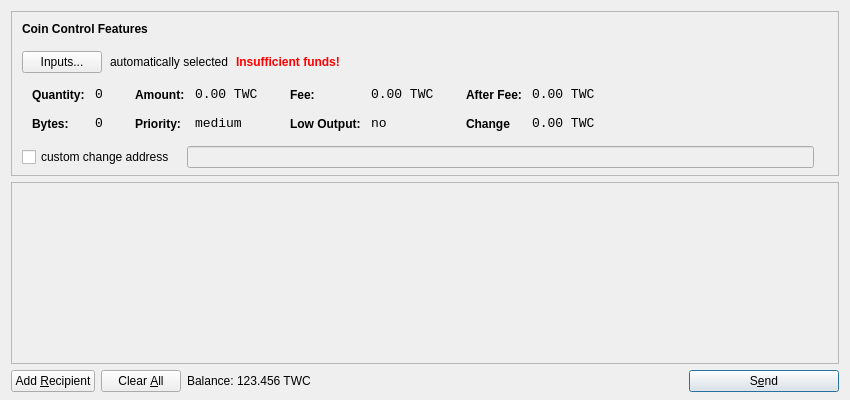
<?xml version="1.0" encoding="UTF-8"?>
<ui version="4.0">
 <class>SendCoinsDialog</class>
 <widget class="QDialog" name="SendCoinsDialog">
  <property name="geometry">
   <rect>
    <x>0</x>
    <y>0</y>
    <width>850</width>
    <height>400</height>
   </rect>
  </property>
  <property name="windowTitle">
   <string>Send Coins</string>
  </property>
  <layout class="QVBoxLayout" name="verticalLayout" stretch="0,1,0">
   <property name="bottomMargin">
    <number>8</number>
   </property>
   <item>
    <widget class="QFrame" name="frameCoinControl">
     <property name="sizePolicy">
      <sizepolicy hsizetype="Expanding" vsizetype="Expanding">
       <horstretch>0</horstretch>
       <verstretch>0</verstretch>
      </sizepolicy>
     </property>
     <property name="maximumSize">
      <size>
       <width>16777215</width>
       <height>16777215</height>
      </size>
     </property>
     <property name="frameShape">
      <enum>QFrame::StyledPanel</enum>
     </property>
     <property name="frameShadow">
      <enum>QFrame::Sunken</enum>
     </property>
     <layout class="QVBoxLayout" name="verticalLayoutCoinControl2">
      <property name="spacing">
       <number>-1</number>
      </property>
      <property name="leftMargin">
       <number>0</number>
      </property>
      <property name="topMargin">
       <number>0</number>
      </property>
      <property name="rightMargin">
       <number>0</number>
      </property>
      <property name="bottomMargin">
       <number>6</number>
      </property>
      <item>
       <layout class="QVBoxLayout" name="verticalLayoutCoinControl" stretch="0,0,0,0,1">
        <property name="spacing">
         <number>0</number>
        </property>
        <property name="leftMargin">
         <number>10</number>
        </property>
        <property name="topMargin">
         <number>10</number>
        </property>
        <item>
         <layout class="QHBoxLayout" name="horizontalLayoutCoinControl1">
          <property name="bottomMargin">
           <number>15</number>
          </property>
          <item>
           <widget class="QLabel" name="labelCoinControlFeatures">
            <property name="sizePolicy">
             <sizepolicy hsizetype="Preferred" vsizetype="Maximum">
              <horstretch>0</horstretch>
              <verstretch>0</verstretch>
             </sizepolicy>
            </property>
            <property name="font">
             <font>
              <weight>75</weight>
              <bold>true</bold>
             </font>
            </property>
            <property name="styleSheet">
             <string notr="true">font-weight:bold;</string>
            </property>
            <property name="text">
             <string>Coin Control Features</string>
            </property>
           </widget>
          </item>
         </layout>
        </item>
        <item>
         <layout class="QHBoxLayout" name="horizontalLayoutCoinControl2" stretch="0,0,0,0">
          <property name="spacing">
           <number>8</number>
          </property>
          <property name="bottomMargin">
           <number>10</number>
          </property>
          <item>
           <widget class="QPushButton" name="pushButtonCoinControl">
            <property name="styleSheet">
             <string notr="true"/>
            </property>
            <property name="text">
             <string>Inputs...</string>
            </property>
           </widget>
          </item>
          <item>
           <widget class="QLabel" name="labelCoinControlAutomaticallySelected">
            <property name="text">
             <string>automatically selected</string>
            </property>
            <property name="margin">
             <number>5</number>
            </property>
           </widget>
          </item>
          <item>
           <widget class="QLabel" name="labelCoinControlInsuffFunds">
            <property name="font">
             <font>
              <weight>75</weight>
              <bold>true</bold>
             </font>
            </property>
            <property name="styleSheet">
             <string notr="true">color:red;font-weight:bold;</string>
            </property>
            <property name="text">
             <string>Insufficient funds!</string>
            </property>
            <property name="margin">
             <number>5</number>
            </property>
           </widget>
          </item>
          <item>
           <spacer name="horizontalSpacerCoinControl">
            <property name="orientation">
             <enum>Qt::Horizontal</enum>
            </property>
            <property name="sizeHint" stdset="0">
             <size>
              <width>40</width>
              <height>1</height>
             </size>
            </property>
           </spacer>
          </item>
         </layout>
        </item>
        <item>
         <widget class="QWidget" name="widgetCoinControl" native="true">
          <property name="sizePolicy">
           <sizepolicy hsizetype="Preferred" vsizetype="Preferred">
            <horstretch>0</horstretch>
            <verstretch>0</verstretch>
           </sizepolicy>
          </property>
          <property name="minimumSize">
           <size>
            <width>0</width>
            <height>0</height>
           </size>
          </property>
          <property name="styleSheet">
           <string notr="true"/>
          </property>
          <layout class="QHBoxLayout" name="horizontalLayoutCoinControl5">
           <property name="margin">
            <number>0</number>
           </property>
           <item>
            <layout class="QHBoxLayout" name="horizontalLayoutCoinControl3" stretch="0,0,0,1">
             <property name="spacing">
              <number>20</number>
             </property>
             <property name="topMargin">
              <number>0</number>
             </property>
             <property name="bottomMargin">
              <number>10</number>
             </property>
             <item>
              <layout class="QFormLayout" name="formLayoutCoinControl1">
               <property name="horizontalSpacing">
                <number>10</number>
               </property>
               <property name="verticalSpacing">
                <number>14</number>
               </property>
               <property name="leftMargin">
                <number>10</number>
               </property>
               <property name="topMargin">
                <number>4</number>
               </property>
               <property name="rightMargin">
                <number>6</number>
               </property>
               <item row="0" column="0">
                <widget class="QLabel" name="labelCoinControlQuantityText">
                 <property name="styleSheet">
                  <string notr="true">font-weight:bold;</string>
                 </property>
                 <property name="text">
                  <string>Quantity:</string>
                 </property>
                 <property name="margin">
                  <number>0</number>
                 </property>
                </widget>
               </item>
               <item row="0" column="1">
                <widget class="QLabel" name="labelCoinControlQuantity">
                 <property name="font">
                  <font>
                   <family>Monospace</family>
                   <pointsize>10</pointsize>
                  </font>
                 </property>
                 <property name="cursor">
                  <cursorShape>IBeamCursor</cursorShape>
                 </property>
                 <property name="contextMenuPolicy">
                  <enum>Qt::ActionsContextMenu</enum>
                 </property>
                 <property name="text">
                  <string>0</string>
                 </property>
                 <property name="margin">
                  <number>0</number>
                 </property>
                 <property name="textInteractionFlags">
                  <set>Qt::LinksAccessibleByMouse|Qt::TextSelectableByKeyboard|Qt::TextSelectableByMouse</set>
                 </property>
                </widget>
               </item>
               <item row="1" column="0">
                <widget class="QLabel" name="labelCoinControlBytesText">
                 <property name="styleSheet">
                  <string notr="true">font-weight:bold;</string>
                 </property>
                 <property name="text">
                  <string>Bytes:</string>
                 </property>
                </widget>
               </item>
               <item row="1" column="1">
                <widget class="QLabel" name="labelCoinControlBytes">
                 <property name="font">
                  <font>
                   <family>Monospace</family>
                   <pointsize>10</pointsize>
                  </font>
                 </property>
                 <property name="cursor">
                  <cursorShape>IBeamCursor</cursorShape>
                 </property>
                 <property name="contextMenuPolicy">
                  <enum>Qt::ActionsContextMenu</enum>
                 </property>
                 <property name="text">
                  <string>0</string>
                 </property>
                 <property name="textInteractionFlags">
                  <set>Qt::LinksAccessibleByMouse|Qt::TextSelectableByKeyboard|Qt::TextSelectableByMouse</set>
                 </property>
                </widget>
               </item>
              </layout>
             </item>
             <item>
              <layout class="QFormLayout" name="formLayoutCoinControl2">
               <property name="horizontalSpacing">
                <number>10</number>
               </property>
               <property name="verticalSpacing">
                <number>14</number>
               </property>
               <property name="leftMargin">
                <number>6</number>
               </property>
               <property name="topMargin">
                <number>4</number>
               </property>
               <property name="rightMargin">
                <number>6</number>
               </property>
               <item row="0" column="0">
                <widget class="QLabel" name="labelCoinControlAmountText">
                 <property name="styleSheet">
                  <string notr="true">font-weight:bold;</string>
                 </property>
                 <property name="text">
                  <string>Amount:</string>
                 </property>
                 <property name="margin">
                  <number>0</number>
                 </property>
                </widget>
               </item>
               <item row="0" column="1">
                <widget class="QLabel" name="labelCoinControlAmount">
                 <property name="font">
                  <font>
                   <family>Monospace</family>
                   <pointsize>10</pointsize>
                  </font>
                 </property>
                 <property name="cursor">
                  <cursorShape>IBeamCursor</cursorShape>
                 </property>
                 <property name="contextMenuPolicy">
                  <enum>Qt::ActionsContextMenu</enum>
                 </property>
                 <property name="text">
                  <string notr="true">0.00 TWC</string>
                 </property>
                 <property name="textInteractionFlags">
                  <set>Qt::LinksAccessibleByMouse|Qt::TextSelectableByKeyboard|Qt::TextSelectableByMouse</set>
                 </property>
                </widget>
               </item>
               <item row="1" column="0">
                <widget class="QLabel" name="labelCoinControlPriorityText">
                 <property name="styleSheet">
                  <string notr="true">font-weight:bold;</string>
                 </property>
                 <property name="text">
                  <string>Priority:</string>
                 </property>
                </widget>
               </item>
               <item row="1" column="1">
                <widget class="QLabel" name="labelCoinControlPriority">
                 <property name="font">
                  <font>
                   <family>Monospace</family>
                   <pointsize>10</pointsize>
                  </font>
                 </property>
                 <property name="cursor">
                  <cursorShape>IBeamCursor</cursorShape>
                 </property>
                 <property name="contextMenuPolicy">
                  <enum>Qt::ActionsContextMenu</enum>
                 </property>
                 <property name="text">
                  <string>medium</string>
                 </property>
                 <property name="textInteractionFlags">
                  <set>Qt::LinksAccessibleByMouse|Qt::TextSelectableByKeyboard|Qt::TextSelectableByMouse</set>
                 </property>
                </widget>
               </item>
              </layout>
             </item>
             <item>
              <layout class="QFormLayout" name="formLayoutCoinControl3">
               <property name="horizontalSpacing">
                <number>10</number>
               </property>
               <property name="verticalSpacing">
                <number>14</number>
               </property>
               <property name="leftMargin">
                <number>6</number>
               </property>
               <property name="topMargin">
                <number>4</number>
               </property>
               <property name="rightMargin">
                <number>6</number>
               </property>
               <item row="0" column="0">
                <widget class="QLabel" name="labelCoinControlFeeText">
                 <property name="styleSheet">
                  <string notr="true">font-weight:bold;</string>
                 </property>
                 <property name="text">
                  <string>Fee:</string>
                 </property>
                 <property name="margin">
                  <number>0</number>
                 </property>
                </widget>
               </item>
               <item row="0" column="1">
                <widget class="QLabel" name="labelCoinControlFee">
                 <property name="font">
                  <font>
                   <family>Monospace</family>
                   <pointsize>10</pointsize>
                  </font>
                 </property>
                 <property name="cursor">
                  <cursorShape>IBeamCursor</cursorShape>
                 </property>
                 <property name="contextMenuPolicy">
                  <enum>Qt::ActionsContextMenu</enum>
                 </property>
                 <property name="text">
                  <string notr="true">0.00 TWC</string>
                 </property>
                 <property name="textInteractionFlags">
                  <set>Qt::LinksAccessibleByMouse|Qt::TextSelectableByKeyboard|Qt::TextSelectableByMouse</set>
                 </property>
                </widget>
               </item>
               <item row="1" column="0">
                <widget class="QLabel" name="labelCoinControlLowOutputText">
                 <property name="styleSheet">
                  <string notr="true">font-weight:bold;</string>
                 </property>
                 <property name="text">
                  <string>Low Output:</string>
                 </property>
                </widget>
               </item>
               <item row="1" column="1">
                <widget class="QLabel" name="labelCoinControlLowOutput">
                 <property name="font">
                  <font>
                   <family>Monospace</family>
                   <pointsize>10</pointsize>
                  </font>
                 </property>
                 <property name="cursor">
                  <cursorShape>IBeamCursor</cursorShape>
                 </property>
                 <property name="contextMenuPolicy">
                  <enum>Qt::ActionsContextMenu</enum>
                 </property>
                 <property name="text">
                  <string>no</string>
                 </property>
                 <property name="textInteractionFlags">
                  <set>Qt::LinksAccessibleByMouse|Qt::TextSelectableByKeyboard|Qt::TextSelectableByMouse</set>
                 </property>
                </widget>
               </item>
              </layout>
             </item>
             <item>
              <layout class="QFormLayout" name="formLayoutCoinControl4">
               <property name="horizontalSpacing">
                <number>10</number>
               </property>
               <property name="verticalSpacing">
                <number>14</number>
               </property>
               <property name="leftMargin">
                <number>6</number>
               </property>
               <property name="topMargin">
                <number>4</number>
               </property>
               <property name="rightMargin">
                <number>6</number>
               </property>
               <item row="0" column="0">
                <widget class="QLabel" name="labelCoinControlAfterFeeText">
                 <property name="styleSheet">
                  <string notr="true">font-weight:bold;</string>
                 </property>
                 <property name="text">
                  <string>After Fee:</string>
                 </property>
                 <property name="margin">
                  <number>0</number>
                 </property>
                </widget>
               </item>
               <item row="0" column="1">
                <widget class="QLabel" name="labelCoinControlAfterFee">
                 <property name="font">
                  <font>
                   <family>Monospace</family>
                   <pointsize>10</pointsize>
                  </font>
                 </property>
                 <property name="cursor">
                  <cursorShape>IBeamCursor</cursorShape>
                 </property>
                 <property name="contextMenuPolicy">
                  <enum>Qt::ActionsContextMenu</enum>
                 </property>
                 <property name="text">
                  <string notr="true">0.00 TWC</string>
                 </property>
                 <property name="textInteractionFlags">
                  <set>Qt::LinksAccessibleByMouse|Qt::TextSelectableByKeyboard|Qt::TextSelectableByMouse</set>
                 </property>
                </widget>
               </item>
               <item row="1" column="0">
                <widget class="QLabel" name="labelCoinControlChangeText">
                 <property name="styleSheet">
                  <string notr="true">font-weight:bold;</string>
                 </property>
                 <property name="text">
                  <string>Change</string>
                 </property>
                </widget>
               </item>
               <item row="1" column="1">
                <widget class="QLabel" name="labelCoinControlChange">
                 <property name="font">
                  <font>
                   <family>Monospace</family>
                   <pointsize>10</pointsize>
                  </font>
                 </property>
                 <property name="cursor">
                  <cursorShape>IBeamCursor</cursorShape>
                 </property>
                 <property name="contextMenuPolicy">
                  <enum>Qt::ActionsContextMenu</enum>
                 </property>
                 <property name="text">
                  <string notr="true">0.00 TWC</string>
                 </property>
                 <property name="textInteractionFlags">
                  <set>Qt::LinksAccessibleByMouse|Qt::TextSelectableByKeyboard|Qt::TextSelectableByMouse</set>
                 </property>
                </widget>
               </item>
              </layout>
             </item>
            </layout>
           </item>
          </layout>
         </widget>
        </item>
        <item>
         <layout class="QHBoxLayout" name="horizontalLayoutCoinControl4" stretch="0,0,0">
          <property name="spacing">
           <number>12</number>
          </property>
          <property name="sizeConstraint">
           <enum>QLayout::SetDefaultConstraint</enum>
          </property>
          <property name="topMargin">
           <number>5</number>
          </property>
          <property name="rightMargin">
           <number>5</number>
          </property>
          <item>
           <widget class="QCheckBox" name="checkBoxCoinControlChange">
            <property name="text">
             <string>custom change address</string>
            </property>
           </widget>
          </item>
          <item>
           <widget class="QLineEdit" name="lineEditCoinControlChange">
            <property name="enabled">
             <bool>false</bool>
            </property>
            <property name="sizePolicy">
             <sizepolicy hsizetype="Expanding" vsizetype="Fixed">
              <horstretch>0</horstretch>
              <verstretch>0</verstretch>
             </sizepolicy>
            </property>
           </widget>
          </item>
          <item>
           <widget class="QLabel" name="labelCoinControlChangeLabel">
            <property name="sizePolicy">
             <sizepolicy hsizetype="Preferred" vsizetype="Expanding">
              <horstretch>0</horstretch>
              <verstretch>0</verstretch>
             </sizepolicy>
            </property>
            <property name="minimumSize">
             <size>
              <width>0</width>
              <height>0</height>
             </size>
            </property>
            <property name="text">
             <string/>
            </property>
            <property name="margin">
             <number>3</number>
            </property>
           </widget>
          </item>
         </layout>
        </item>
        <item>
         <spacer name="verticalSpacerCoinControl">
          <property name="orientation">
           <enum>Qt::Vertical</enum>
          </property>
          <property name="sizeHint" stdset="0">
           <size>
            <width>800</width>
            <height>1</height>
           </size>
          </property>
         </spacer>
        </item>
       </layout>
      </item>
     </layout>
    </widget>
   </item>
   <item>
    <widget class="QScrollArea" name="scrollArea">
     <property name="widgetResizable">
      <bool>true</bool>
     </property>
     <widget class="QWidget" name="scrollAreaWidgetContents">
      <property name="geometry">
       <rect>
        <x>0</x>
        <y>0</y>
        <width>830</width>
        <height>165</height>
       </rect>
      </property>
      <layout class="QVBoxLayout" name="verticalLayout_2">
       <property name="margin">
        <number>0</number>
       </property>
       <item>
        <layout class="QVBoxLayout" name="entries">
         <property name="spacing">
          <number>6</number>
         </property>
        </layout>
       </item>
       <item>
        <spacer name="verticalSpacer">
         <property name="orientation">
          <enum>Qt::Vertical</enum>
         </property>
         <property name="sizeHint" stdset="0">
          <size>
           <width>20</width>
           <height>40</height>
          </size>
         </property>
        </spacer>
       </item>
      </layout>
     </widget>
    </widget>
   </item>
   <item>
    <layout class="QHBoxLayout" name="horizontalLayout">
     <item>
      <widget class="QPushButton" name="addButton">
       <property name="toolTip">
        <string>Send to multiple recipients at once</string>
       </property>
       <property name="text">
        <string>Add &amp;Recipient</string>
       </property>
       <property name="autoDefault">
        <bool>false</bool>
       </property>
      </widget>
     </item>
     <item>
      <widget class="QPushButton" name="clearButton">
       <property name="sizePolicy">
        <sizepolicy hsizetype="Minimum" vsizetype="Fixed">
         <horstretch>0</horstretch>
         <verstretch>0</verstretch>
        </sizepolicy>
       </property>
       <property name="toolTip">
        <string>Remove all transaction fields</string>
       </property>
       <property name="text">
        <string>Clear &amp;All</string>
       </property>
       <property name="autoRepeatDelay">
        <number>300</number>
       </property>
       <property name="autoDefault">
        <bool>false</bool>
       </property>
      </widget>
     </item>
     <item>
      <layout class="QHBoxLayout" name="horizontalLayout_2">
       <property name="spacing">
        <number>3</number>
       </property>
       <item>
        <widget class="QLabel" name="label">
         <property name="sizePolicy">
          <sizepolicy hsizetype="Preferred" vsizetype="Fixed">
           <horstretch>0</horstretch>
           <verstretch>0</verstretch>
          </sizepolicy>
         </property>
         <property name="text">
          <string>Balance:</string>
         </property>
        </widget>
       </item>
       <item>
        <widget class="QLabel" name="labelBalance">
         <property name="sizePolicy">
          <sizepolicy hsizetype="Preferred" vsizetype="Fixed">
           <horstretch>0</horstretch>
           <verstretch>0</verstretch>
          </sizepolicy>
         </property>
         <property name="cursor">
          <cursorShape>IBeamCursor</cursorShape>
         </property>
         <property name="text">
          <string notr="true">123.456 TWC</string>
         </property>
         <property name="textInteractionFlags">
          <set>Qt::LinksAccessibleByMouse|Qt::TextSelectableByKeyboard|Qt::TextSelectableByMouse</set>
         </property>
        </widget>
       </item>
      </layout>
     </item>
     <item>
      <spacer name="horizontalSpacer">
       <property name="orientation">
        <enum>Qt::Horizontal</enum>
       </property>
       <property name="sizeHint" stdset="0">
        <size>
         <width>40</width>
         <height>20</height>
        </size>
       </property>
      </spacer>
     </item>
     <item>
      <widget class="QPushButton" name="sendButton">
       <property name="minimumSize">
        <size>
         <width>150</width>
         <height>0</height>
        </size>
       </property>
       <property name="toolTip">
        <string>Confirm the send action</string>
       </property>
       <property name="text">
        <string>S&amp;end</string>
       </property>
       <property name="icon">
        <iconset resource="../bitcoin.qrc">
         <normaloff>:/icons/send</normaloff>:/icons/send</iconset>
       </property>
       <property name="default">
        <bool>true</bool>
       </property>
      </widget>
     </item>
    </layout>
   </item>
  </layout>
 </widget>
 <resources>
  <include location="../bitcoin.qrc"/>
 </resources>
 <connections/>
</ui>
